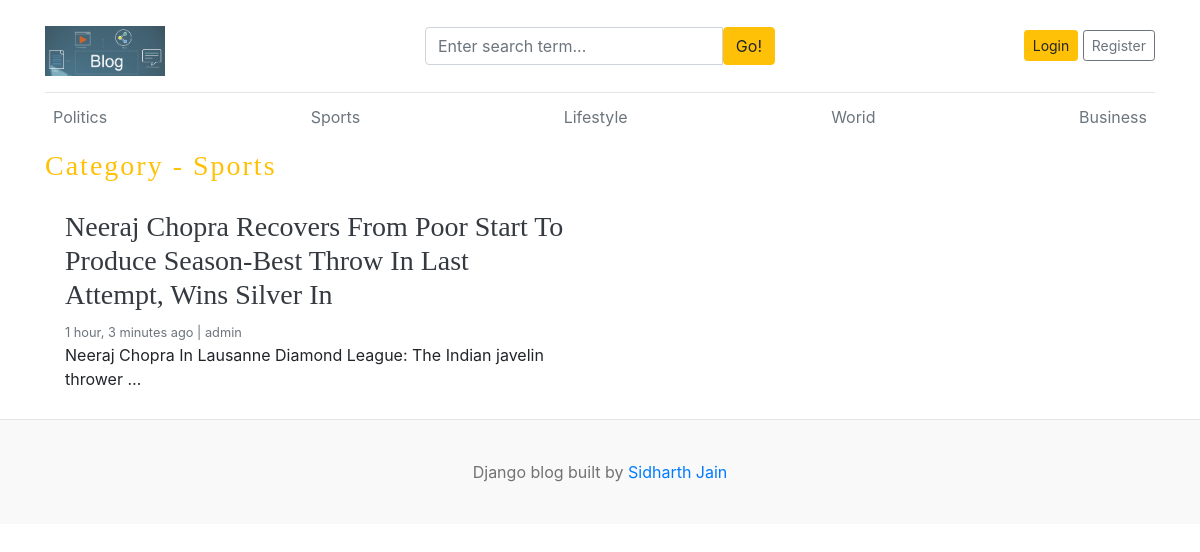
/category/16/, run on the app's committed database.
### blog_app/models.py (models this page shows, shortened)
class Category(models.Model):
    category_name = models.CharField(max_length=50,unique=True) # unique = True - one category by one name only
    created_at = models.DateTimeField(auto_now_add=True)
    updated_at = models.DateTimeField(auto_now=True)
    class Meta:
        verbose_name_plural = 'categories'
    def __str__(self):
        return self.category_name

class Blog(models.Model):
    title = models.CharField(max_length=100)
    slug = models.SlugField(max_length=150,unique=True,blank=True)
    category = models.ForeignKey(Category,on_delete=models.CASCADE)
    author = models.ForeignKey(User,on_delete=models.CASCADE)
    featured_image = models.ImageField(upload_to='uploads/%Y/%m/%d')
    short_description = models.TextField(max_length=500)
    blog_body = models.TextField(max_length=2000)
    status = models.CharField(max_length=20,choices=STATUS_CHOICES, default="Draft")
    is_featured = models.BooleanField(default=False)
    created_at = models.DateTimeField(auto_now_add=True)
    updated_at = models.DateTimeField(auto_now=True)

### blog_app/views.py (the view)
# urls.py: path('<int:pk>/',views.posts_by_category,name='posts_by_category'),
def posts_by_category(request,pk):
    posts = Blog.objects.filter(status='Published', category=pk).order_by('-updated_at')
    category = get_object_or_404(Category,pk=pk)
    context = {
        'posts':posts,
        'pk':pk,
        'category':category,
    }
    return render(request,'posts_by_category.html',context)

### blog_app/context_processors.py (called while the page is built)
def get_categories(request):
    categories = Category.objects.all()
    return dict(categories = categories)

def get_social_links(request):
    social_links = SocialLink.objects.all()
    return dict(social_links=social_links)

### templates/posts_by_category.html
{% extends 'base.html' %}
{% block content %}
<h3 class="test-uppercase text-warning" style="letter-spacing: 2px;">Category - {{category}}</h3>
<div class="row mb-2">
    {% if posts %}
    {% for post in posts %}
        <div class="col-md-6">
        <div class="card border-0" >
            <div class="card-body">
            <h3><a href="{% url 'blogs' post.slug %}" class="text-dark">{{post.title}}</a></h3>
            <small class="mb-1 text-muted">{{post.created_at | timesince}} ago | {{post.author}}</small>
            <p class="card-text">{{post.short_description | truncatewords:10 }}</p>
            </div>
        </div>
        </div>
    {% endfor %}
    {% else %}
    &emsp; <p>No posts found.</p>
    {% endif %}
</div>
</div>
{% endblock %}

### templates/base.html (shortened to what this page needs)
{% load static %}
<!DOCTYPE html>
<html lang="en">
<head>
    <link href="https://getbootstrap.com/docs/4.0/dist/css/bootstrap.min.css" rel="stylesheet">
    <link href="{% static 'css/blog.css'%}" rel="stylesheet">
    <link rel="stylesheet" href="https://cdnjs.cloudflare.com/ajax/libs/font-awesome/4.7.0/css/font-awesome.min.css">
</head>
<body>
    <div class="container">
        <header class="blog-header py-3">
            <div class="row flex-nowrap justify-content-between align-items-center">
            <div class="col-4 pt-1">
                <a class="blog-header-logo text-dark" href="/"><img src="{% static 'images/blog.jpg' %}" style="height:50px; width:120px;" alt="blog_logo_image" srcset=""></a>
            </div>
            <div class="col-4">
                <form action="{% url 'search' %}" method="GET">
                    <div class="input-group">
                        <input class="form-control" type="text" name="keyword" value="{{keyword}}" placeholder="Enter search term..." aria-label="Enter search term..." aria-describedby="button-search" />
                        <button class="btn btn-warning" id="button-search" type="submit">Go!</button>
                    </div>
                </form>
            </div>
            <div class="col-4 d-flex justify-content-end align-items-center">
                {% if not user.is_authenticated %}
                <a class="btn btn-sm btn-warning" href="{% url 'login' %}">Login</a> &nbsp;
                <a class="btn btn-sm btn-outline-secondary" href="{% url 'register' %}">Register</a>
                {% else %}
                <span><a href="{% url 'dashboard' %}">Dashboard</a></span>
                &emsp;
                <span><a href="{% url 'logout' %}">Logout</a></span>
                {% endif %}
            </div>
            </div>
        </header>
    <div class="nav-scroller py-1 mb-2">
        <nav class="nav d-flex justify-content-between">
        {% for cat in categories %}
            <a class="p-2 text-muted" href="{% url 'posts_by_category' cat.pk %}">{{cat.category_name}}</a>
        {% endfor %}
        </nav>
    </div>
{% block content %}
{% endblock %}
    <footer class="blog-footer">
        <p>Django blog built by <a href="#">Sidharth Jain</a></p>
    </footer>
    </body>
</html>

### blog_main/static/css/blog.css (style rules this page uses)
.blog-header { border-bottom: 1px solid #e5e5e5; }
.blog-header-logo { font-family: "Playfair Display", Georgia, "Times New Roman", serif; font-size: 2.25rem; }
h1, h2, h3, h4, h5, h6 { font-family: "Playfair Display", Georgia, "Times New Roman", serif; }
.blog-footer { padding: 2.5rem 0; color: #727272; text-align: center; background-color: #f9f9f9; border-top: .05rem solid #e5e5e5; }
.blog-footer p:last-child { margin-bottom: 0; }

### data on the page
Category: category_name "Politics"
Category: category_name "Sports"
Category: category_name "Lifestyle"
Category: category_name "Worid"
Category: category_name "Business"
Blog: title "Neeraj Chopra Recovers From Poor Start To Produce Season-Best Throw In Last Attempt, Wins Silver In", created_at "1 hour, 3 minutes", author "admin", short_description "Neeraj Chopra In Lausanne Diamond League: The Indian javelin thrower …"
